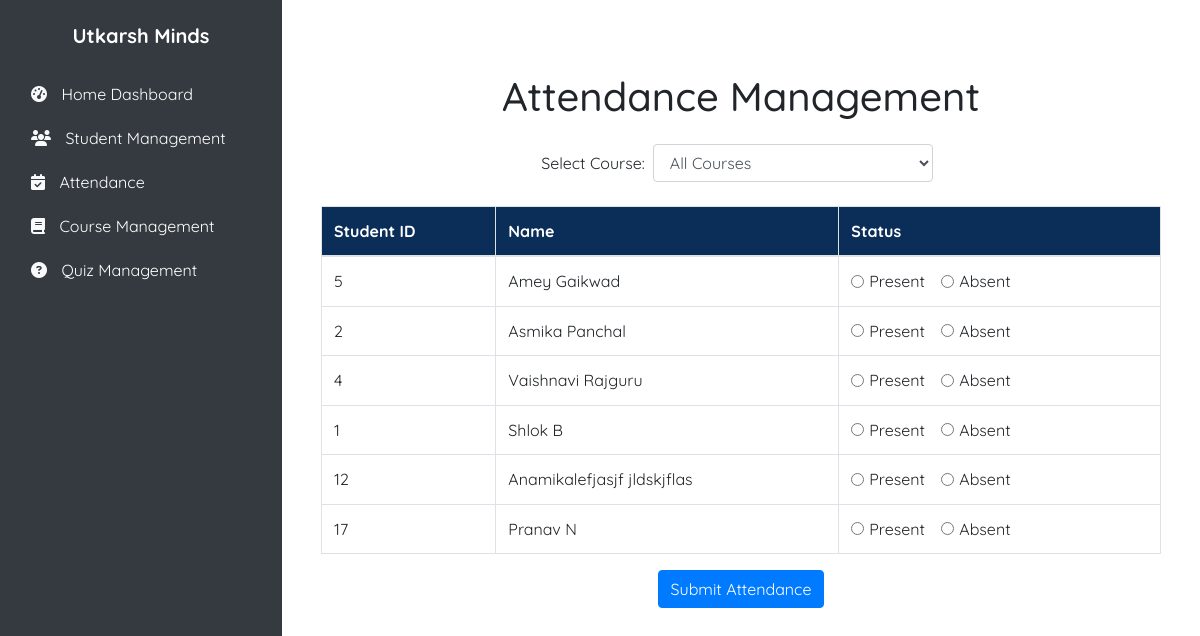
Page /attendance/attendance_add on the committed database.
### studentmgt/models.py (models this page shows, shortened)
class Student(models.Model):
    st_id = models.TextField(primary_key=True)
    fname = models.CharField(max_length=255)
    lname = models.CharField(max_length=255)
    dob = models.DateField()
    gender = models.CharField(max_length=1)
    st_email = models.EmailField()
    pr_email = models.EmailField()
    phone = models.CharField(max_length=20)
    address = models.TextField()
    courses = models.ManyToManyField(Course, related_name='students')

### attendance/views.py (the view)
# urls.py: path("attendance_add", views.attendance_add, name="attendance_add"),
def attendance_add(request):
    courses = Course.objects.all()
    selected_course = request.GET.get('course')
    today = timezone.now().date()
    if selected_course:
        students = Student.objects.filter(courses__c_id=selected_course)
    else:
        students = Student.objects.all()
    return render(request, "attendance/attendance_add.html", {
        'courses': courses,
        'students': students,
        'selected_course': selected_course,
    })

### attendance/templates/attendance/attendance_add.html (shortened to what this page needs)
{% extends "base.html" %}
{% block body %}
<div class="container mt-5">
    <h1 class="text-center mb-4">Attendance Management</h1>
    <form method="GET" action="{% url 'attendance_add' %}" class="form-inline justify-content-center mb-4">
        <label for="course" class="mr-2">Select Course:</label>
        <select name="course" id="course" class="form-control mr-2" onchange="this.form.submit()">
            <option value="">All Courses</option>
        </select>
    </form>
    <form method="POST" action="{% url 'attendance_add_action' %}">
        <div class="table-responsive">
            <table class="table table-bordered table-hover">
                <thead>
                    <tr>
                        <th>Student ID</th>
                        <th>Name</th>
                        <th>Status</th>
                    </tr>
                </thead>
                <tbody>
                    {% for student in students %}
                    <tr>
                        <td>{{ student.st_id }}</td>
                        <td>{{ student.fname }} {{ student.lname }}</td>
                        <td>
                            <div class="form-check form-check-inline">
                                <input class="form-check-input" type="radio" name="status_{{ student.st_id }}" value="P" id="present_{{ student.st_id }}">
                                <label class="form-check-label" for="present_{{ student.st_id }}">Present</label>
                            </div>
                            <div class="form-check form-check-inline">
                                <input class="form-check-input" type="radio" name="status_{{ student.st_id }}" value="A" id="absent_{{ student.st_id }}">
                                <label class="form-check-label" for="absent_{{ student.st_id }}">Absent</label>
                            </div>
                        </td>
                    </tr>
                    {% endfor %}
                </tbody>
            </table>
        </div>
        <div class="text-center">
            <button type="submit" class="btn btn-primary">Submit Attendance</button>
        </div>
    </form>
</div>
{% endblock body %}

### static/css/base_style.css (style rules this page uses)
body { margin: 0; padding: 0; font-family: "Quicksand", sans-serif; font-optical-sizing: auto; font-style: normal; }

### attendance/templates/attendance/attendance_add.html (style rules this page uses)
.table thead th { background-color: #0b2e59; color: #ffffff; font-weight: bold; }

### templates/base.html (style rules this page uses)
.d-flex { display: flex; }
.min-vh-100 { min-height: 100vh; }

### rows in the picture
Student: st_id "5", fname "Amey", lname "Gaikwad"
Student: st_id "2", fname "Asmika", lname "Panchal"
Student: st_id "4", fname "Vaishnavi", lname "Rajguru"
Student: st_id "1", fname "Shlok", lname "B"
Student: st_id "12", fname "Anamikalefjasjf", lname "jldskjflas"
Student: st_id "17", fname "Pranav", lname "N"
